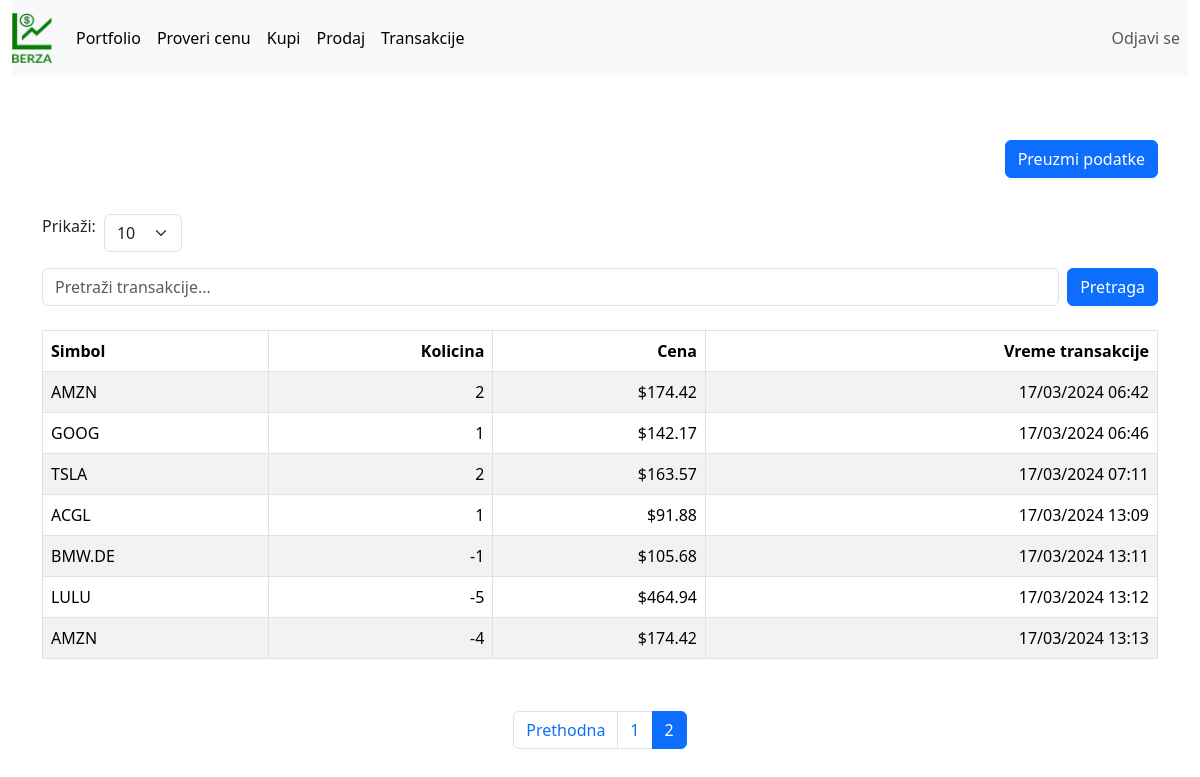
/transactions.php?page=2 (signed in), run on the app's committed database.
### tables this page shows
CREATE TABLE `transaction` (
  `id` int(11) NOT NULL,
  `symbol` varchar(64) NOT NULL,
  `shares` int(11) NOT NULL,
  `price` decimal(10,2) NOT NULL,
  `transacted_at` datetime NOT NULL DEFAULT current_timestamp(),
  `user_id` int(11) NOT NULL
);

### transactions.php (the view, shortened to what this page needs)
<?php
    include "database.php";
    $id = $_SESSION["id"];
    $records_per_page = isset($_GET['records_per_page']) ? (int)$_GET['records_per_page'] : 10;
    $current_page = isset($_GET['page']) ? (int)$_GET['page'] : 1;
    $offset = ($current_page - 1) * $records_per_page;
    $sql = "SELECT * FROM transaction WHERE user_id = :id";
    $sql .= " LIMIT :limit OFFSET :offset";
    $stm = $pdo->prepare($sql);
    $stm->bindParam(":id", $id, PDO::PARAM_INT);
    $stm->bindParam(":limit", $records_per_page, PDO::PARAM_INT);
    $stm->bindParam(":offset", $offset, PDO::PARAM_INT);
    $stm->execute();
    $transactions = $stm->fetchAll();
    $sql_count = "SELECT COUNT(*) FROM transaction WHERE user_id = :id";
    $stm_count = $pdo->prepare($sql_count);
    $stm_count->bindParam(":id", $id, PDO::PARAM_INT);
    $stm_count->execute();
    $total_records = $stm_count->fetchColumn();
    $total_pages = ceil($total_records / $records_per_page);
?>
<!DOCTYPE html>
<html lang="en">
<head>
    <link rel="stylesheet" href="https://cdn.jsdelivr.net/npm/bootstrap@5.3.2/dist/css/bootstrap.min.css">
    <link rel="stylesheet" href="styles/style.css">
</head>
<body>
    <div class="d-grid gap-3">
    <div class="container-fluid mb-5">
            <nav class="navbar navbar-expand-sm navbar-light bg-light">
                <a href="#" class="navbar-brand">
                    <img
                        src="images/logo.png"
                        class="d-line-block align-top"
                        height="50px" width="40px" alt="logo">
                </a>
                <div class="collapse navbar-collapse">
                    <ul class="navbar-nav">
                        <li class="nav-item">
                            <a href="index.php" class="nav-link active">Portfolio</a>
                        </li>
                        <li class="nav-item">
                            <a href="check_price.php" target="_blank" class="nav-link active">Proveri cenu</a>
                        </li>
                        <li class="nav-item">
                            <a href="buy.php" target="_blank" class="nav-link active">Kupi</a>
                        </li>
                        <li class="nav-item">
                            <a href="sell.php" target="_blank" class="nav-link active">Prodaj</a>
                        </li>
                        <li class="nav-item">
                            <a href="transactions.php" target="_blank" class="nav-link active">Transakcije</a>
                        </li>
                    </ul>
                </div>
                <div>
                    <ul class="navbar-nav active">
                        <li class="nav-item">
                            <a href="logout.php" class="nav-link">Odjavi se</a>
                        </li>
                    </ul>
                </div>
            </nav>
        </div>
        <div class="container text-end">
            <form action="download_transactions.php" method="post">
            <div class="form-btn">
                    <input type="submit" class="btn btn-primary" value="Preuzmi podatke" name="submit">
                </div>
            </form>
        </div>
        <div class="container">
            <form method="get" class="d-flex justify-content-start mb-3">
                <label for="records_per_page" class="me-2">Prikaži:</label>
                <select name="records_per_page" id="records_per_page" class="form-select w-auto" onchange="this.form.page.value=1; this.form.submit()">
                    <option value="10" <?= $records_per_page == 10 ? 'selected' : '' ?>>10</option>
                </select>
            </form>
            <form method="get" class="d-flex">
                <input
                    type="text"
                    name="search"
                    class="form-control me-2"
                    placeholder="Pretraži transakcije..."
                    value="<?= htmlspecialchars($_GET['search'] ?? '') ?>">
                <button type="submit" class="btn btn-primary">Pretraga</button>
            </form>
            <br>
            <table class="table table-striped table-bordered">
                <thead>
                    <tr>
                        <th class="text-start">Simbol</th>
                        <th class="text-end">Kolicina</th>
                        <th class="text-end">Cena</th>
                        <th class="text-end">Vreme transakcije</th>
                    </tr>
                </thead>
                <tbody>
                    <?php if (empty($transactions)) : ?>
                        <tr>
                            <td colspan="4" class="text-center">No transactions found.</td>
                        </tr>
                    <?php else : ?>
                        <?php foreach ($transactions as $transaction) : ?>
                            <tr>
                                <td class="text-start"><?= htmlspecialchars($transaction['symbol']) ?></td>
                                <td class="text-end"><?= htmlspecialchars($transaction['shares']) ?></td>
                                <td class="text-end">$<?= htmlspecialchars($transaction['price']) ?></td>
                                <td class="text-end"><?= date("d/m/Y H:i", strtotime($transaction['transacted_at'])) ?></td>
                            </tr>
                        <?php endforeach; ?>
                    <?php endif; ?>
                </tbody>
            </table>
        </div>
        <div class="container">
            <nav aria-label="Page navigation">
                <ul class="pagination justify-content-center">
                    <?php if ($current_page > 1): ?>
                        <li class="page-item">
                            <a class="page-link" href="?page=<?= $current_page - 1 ?>">Prethodna</a>
                        </li>
                    <?php endif; ?>
                    <?php for ($i = 1; $i <= $total_pages; $i++): ?>
                        <li class="page-item <?= $i == $current_page ? 'active' : '' ?>">
                            <a class="page-link" href="?page=<?= $i ?>"><?= $i ?></a>
                        </li>
                    <?php endfor; ?>
                </ul>
            </nav>
        </div>
    </div>
</body>
</html>

### styles/style.css (style rules this page uses)
.container { margin-bottom: 20px; }
.text-start { text-align: left; }
.text-end { text-align: end; }

### data on the page
transaction: symbol "AMZN", shares "2", price "174.42", transacted_at "17/03/2024 06:42"
transaction: symbol "GOOG", shares "1", price "142.17", transacted_at "17/03/2024 06:46"
transaction: symbol "TSLA", shares "2", price "163.57", transacted_at "17/03/2024 07:11"
transaction: symbol "ACGL", shares "1", price "91.88", transacted_at "17/03/2024 13:09"
transaction: symbol "BMW.DE", shares "-1", price "105.68", transacted_at "17/03/2024 13:11"
transaction: symbol "LULU", shares "-5", price "464.94", transacted_at "17/03/2024 13:12"
transaction: symbol "AMZN", shares "-4", price "174.42", transacted_at "17/03/2024 13:13"
